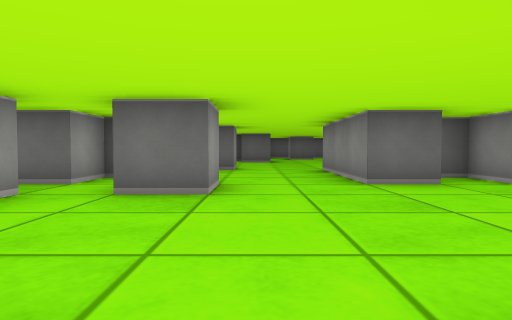
View 1 (above)

18 first-person views from a walk through a cub3D maze. The camera is about half as high as the walls, tilts 2° down and sees 75° across. The floor is counted in squares. Each view is taken from the middle of a square. On the plan, view 1 faces up. The plan holds only what a view shows up to about 9 squares ahead; the rest is blank.

View 2
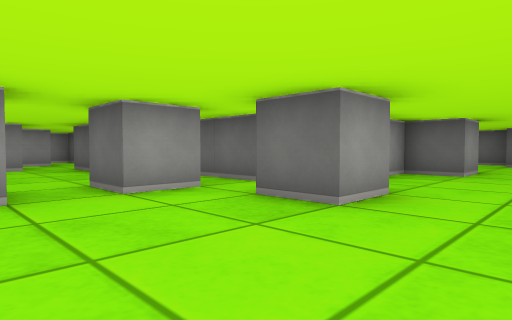

View 3
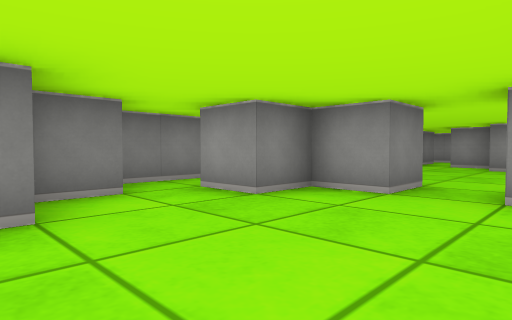

View 4
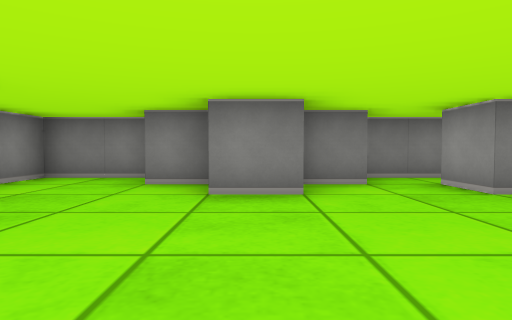

View 5
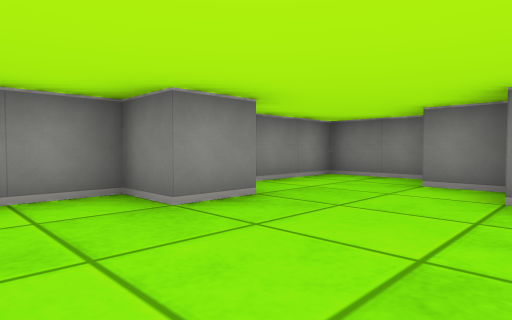

View 6
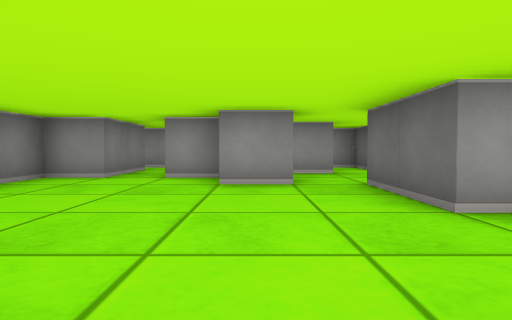

View 7
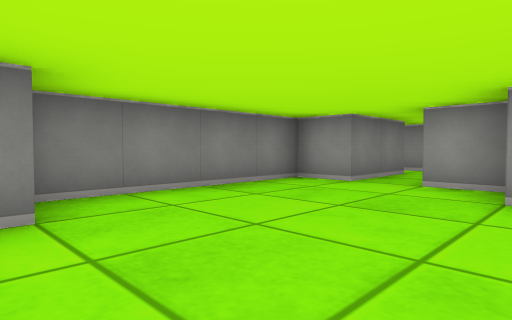

View 8
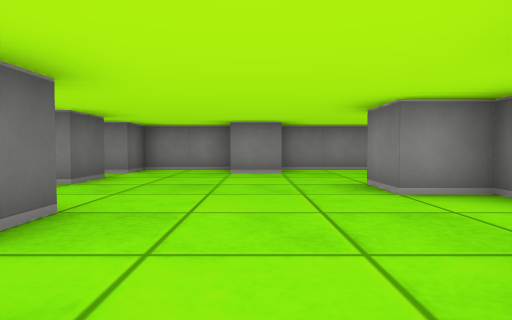

View 9
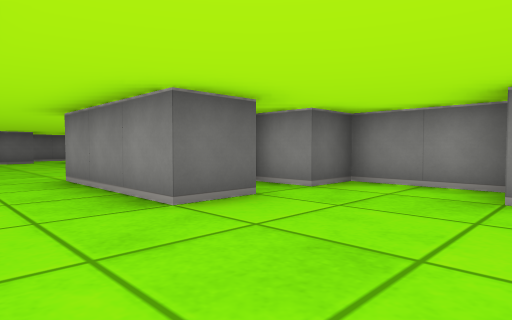

View 10
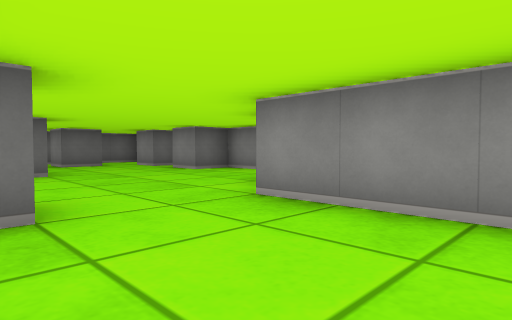

View 11
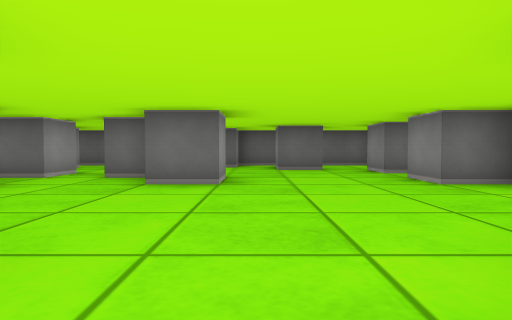

View 12
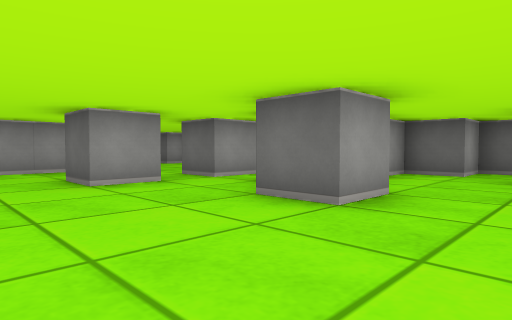

View 13
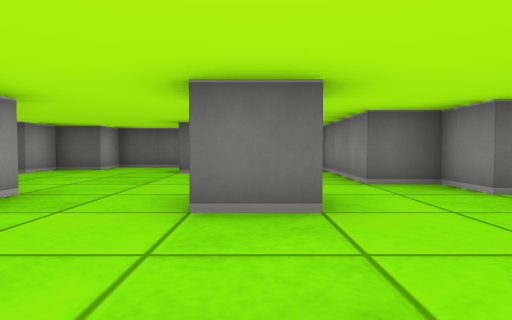

View 14
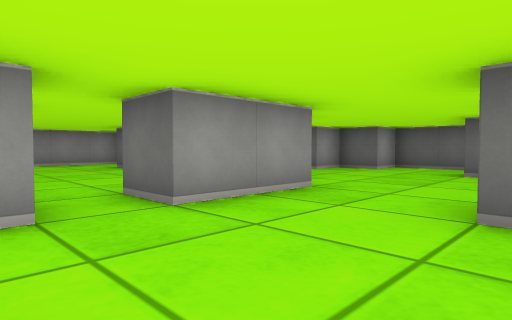

View 15
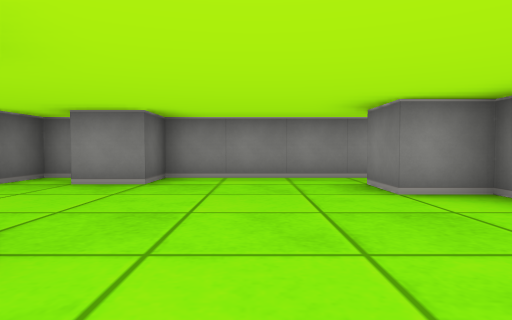

View 16
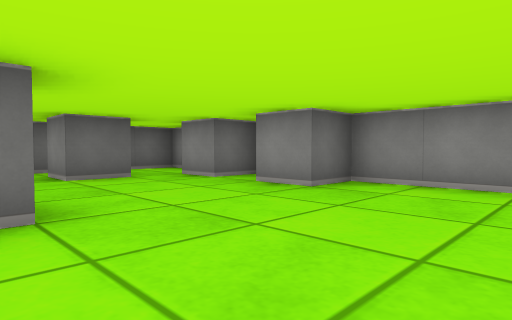

View 17
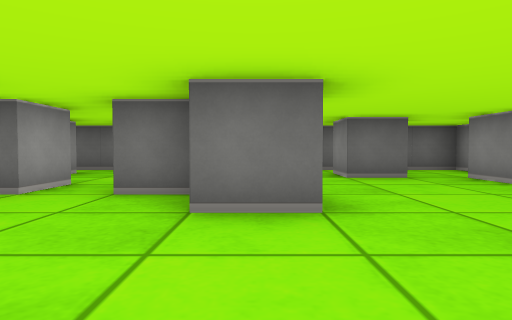

View 18
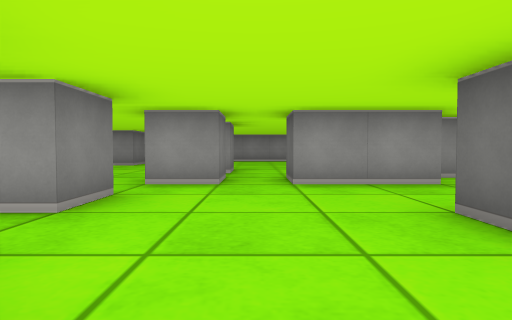

### Floor plan
Key: @ floor where view 1 was taken; # wall or solid block; . floor.
Columns run from 14 left of view 1 to 5 right of it. Each row starts with its distance up from view 1.
 17        #####  ######
 16        #.... ##....#
 15         ..#..#..#..#
 14        ......#....##
 13        ....#.##....#
 12    #   #......#...##
 11   .... ##..#.......#
 10 #.......#..........#
  9     ...............#
  8       #.#....#...#.#
  7       ....#.##..##
  6       ..  # #...###
  5           ## ...#.##
  4     ...## ...#.....#
  3     #......#.......#
  2       #...........##
  1      ##....#.......#
  0   # .......##.@#...#
 -1   ####....##..###..#
 -2      ###### ### ####

Positions as (right, up) in squares from view 1, and headings:
1: (0, 0), facing up
2: (1, 1), facing up-left
3: (1, 3), facing down-left
4: (1, 4), facing down
5: (1, 4), facing down-right
6: (-3, 2), facing left
7: (-4, 2), facing down-left
8: (-3, 2), facing right
9: (0, 2), facing up-right
10: (-1, 5), facing up-right
11: (1, 7), facing up
12: (2, 9), facing up-left
13: (-3, 8), facing up
14: (-3, 8), facing up-left
15: (-1, 10), facing right
16: (0, 9), facing up-right
17: (0, 9), facing up
18: (-1, 9), facing left
